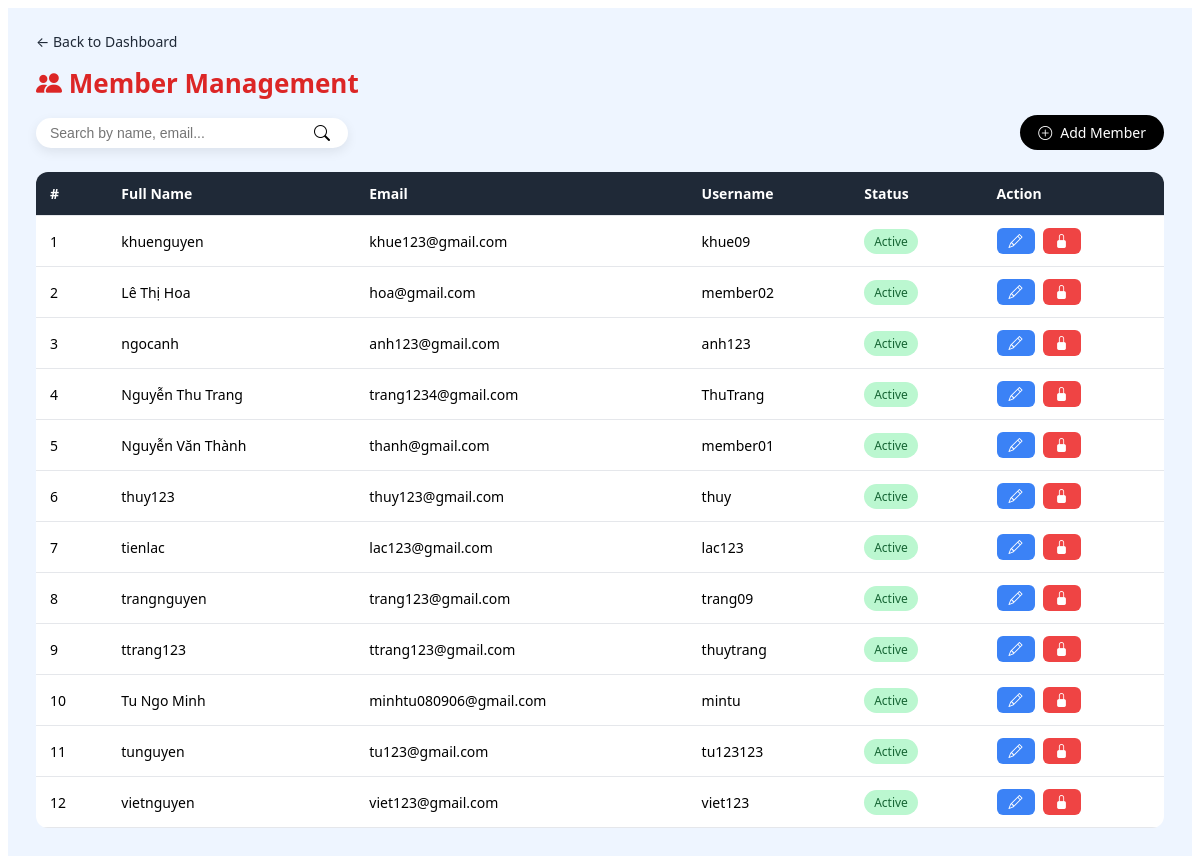
The page /admin/members (signed in) on the database its author committed.
### tables this page shows
CREATE TABLE `users` (
  `user_id` int(11) NOT NULL,
  `username` varchar(255) NOT NULL,
  `password` varchar(255) NOT NULL,
  `full_name` varchar(150) DEFAULT NULL,
  `email` varchar(150) NOT NULL,
  `role` enum('admin','member') DEFAULT 'member',
  `status` enum('active','locked') DEFAULT 'active'
);

### app/core/Controller.php (called while the page is built, shortened)
<?php
class Controller
{
    protected function model($model)
    {
        $modelPath = __DIR__ . '/../models/' . $model . '.php';
        return new $model();
    }
    protected function view($view, $data = [])
    {
        extract($data);
        $viewPath = __DIR__ . '/../views/' . $view . '.php';
        require_once $viewPath;
    }
}

### app/controllers/AdminController.php (called while the page is built, shortened)
<?php
class AdminController extends Controller
{
    public function members()
    {
        $userModel = $this->model('User');
        $data = [
            'members' => $userModel->getAllMembers()
        ];
        $this->view('admin/members', $data);
    }
}

### app/core/Router.php (called while the page is built, shortened)
<?php
class Router
{
    public function run()
    {
        $requestUri = parse_url($_SERVER['REQUEST_URI'], PHP_URL_PATH);
        if (strpos($requestUri, '/public/') !== false) {
            $requestUri = substr($requestUri, strpos($requestUri, '/public/') + 8);
        } elseif (substr($requestUri, -7) === '/public') {
            $requestUri = '';
        } else {
            $requestUri = trim($requestUri, '/');
        }
        $requestUri = trim($requestUri, '/');
        $requestUri = preg_replace('/\.php$/', '', $requestUri);
        $requestUri = preg_replace('/^index\/?/', '', $requestUri);
        $parts = !empty($requestUri) ? explode('/', $requestUri) : [];
        $parts = array_filter($parts, fn($p) => !empty($p));
        $parts = array_values($parts);
        $method = !empty($parts[1]) ? $parts[1] : 'index';
        $params = array_slice($parts, 2);
        $controller = new $controllerName();
        call_user_func_array([$controller, $method], $params);
    }
}

### public/index.php (called while the page is built, shortened)
<?php
require_once __DIR__ . '/../app/config/database.php';
require_once __DIR__ . '/../app/core/Router.php';
require_once __DIR__ . '/../app/core/Controller.php';
require_once __DIR__ . '/../app/core/Model.php';
$router = new Router();
$router->run();

### app/core/Model.php (called while the page is built, shortened)
<?php
class Model {
    public function __construct() {
        $database = new Database();
        $this->db = $database->connect();
    }
}

### app/config/database.php (called while the page is built, shortened)
<?php
class Database {
    private $host = 'localhost';
    private $db_name = 'library_management';
    private $username = 'root';
    private $password = '';
    private $conn;
    public function connect() {
        try {
            $this->conn = new PDO(
                "mysql:host={$this->host};dbname={$this->db_name};charset=utf8",
                $this->username,
                $this->password
            );
            $this->conn->setAttribute(PDO::ATTR_ERRMODE, PDO::ERRMODE_EXCEPTION);
        } catch (PDOException $e) {
            die('Database connection failed: ' . $e->getMessage());
        }
        return $this->conn;
    }
}

### app/models/User.php (called while the page is built, shortened)
<?php
class User extends Model
{
    public function getAllMembers()
    {
        $stmt = $this->db->prepare("
            SELECT *
            FROM users
            WHERE role = 'member'
            ORDER BY full_name ASC
        ");
        $stmt->execute();
        return $stmt->fetchAll(PDO::FETCH_ASSOC);
    }
}

### app/views/admin/members.php (the view, shortened to what this page needs)
<link rel="stylesheet" href="<?= BASE_URL ?>/assets/css/admin-borrow.css">
<link rel="stylesheet" href="<?= BASE_URL ?>/assets/css/admin-members.css">
<link rel="stylesheet" href="https://cdn.jsdelivr.net/npm/bootstrap-icons@1.11.3/font/bootstrap-icons.css">
<div class="borrow-container">
    <div class="borrow-header">
        <a href="<?= BASE_URL ?>/admin/index" class="btn-back">
            ← Back to Dashboard
        </a>
        <div class="borrow-title">
            <h2>
                <i class="bi bi-people-fill"></i>
                Member Management
            </h2>
        </div>
        <div class="borrow-actions">
            <div class="borrow-search">
                <input type="text" id="searchInput" placeholder="Search by name, email...">
                <button type="button">
                    <i class="bi bi-search"></i>
                </button>
            </div>
            <a href="#" onclick="openAddForm()" class="btn-create">
                <i class="bi bi-plus-circle"></i>
                Add Member
            </a>
        </div>
    </div>
    <table class="borrow-table">
        <thead>
            <tr>
                <th>#</th>
                <th>Full Name</th>
                <th>Email</th>
                <th>Username</th>
                <th>Status</th>
                <th>Action</th>
            </tr>
        </thead>
        <tbody id="membersTableBody">
            <?php foreach ($data['members'] as $index => $m): ?>
            <tr>
                <td><?= $index + 1 ?></td>
                <td><?= htmlspecialchars($m['full_name']) ?></td>
                <td><?= htmlspecialchars($m['email']) ?></td>
                <td><?= htmlspecialchars($m['username']) ?></td>
                <td>
                    <?php if ($m['status'] === 'active'): ?>
                    <span class="badge badge-success">Active</span>
                    <?php else: ?>
                    <span class="badge badge-danger">Locked</span>
                    <?php endif; ?>
                </td>
                <td>
                    <div class="action-buttons">
                        <button class="btn-edit" onclick="openEditForm(<?= htmlspecialchars(json_encode($m)) ?>)">
                            <i class="bi bi-pencil"></i>
                        </button>
                        <a href="<?= BASE_URL ?>/admin/member/toggle/<?= $m['user_id'] ?>" class="<?= $m['status'] === 'active' ? 'btn-lock' : 'btn-unlock' ?>">
                            <i class="bi <?= $m['status'] === 'active' ? 'bi-lock-fill' : 'bi-unlock-fill' ?>"></i>
                        </a>
                    </div>
                </td>
            </tr>
            <?php endforeach; ?>
        </tbody>
    </table>
</div>

### public/assets/css/admin-borrow.css (style rules this page uses)
.borrow-container { padding: 24px 28px; background: #eef5ff; min-height: 100vh; font-family: system-ui, -apple-system, BlinkMacSystemFont, "Segoe UI", sans-serif; }
.borrow-header { display: flex; flex-direction: column; gap: 14px; margin-bottom: 22px; }
.btn-back { display: inline-flex; align-items: center; gap: 6px; font-size: 14px; color: #1f2937; text-decoration: none; width: fit-content; }
.borrow-title h2 { margin: 0; font-size: 26px; font-weight: 700; color: #dc2626; }
.borrow-actions { display: flex; align-items: center; justify-content: space-between; gap: 16px; }
.borrow-search { display: flex; align-items: center; background: #ffffff; border-radius: 20px; padding: 6px 12px; box-shadow: 0 4px 12px rgba(0, 0, 0, 0.08); }
.borrow-search input { border: none; outline: none; font-size: 14px; width: 260px; }
.borrow-search button { border: none; background: transparent; cursor: pointer; font-size: 16px; }
.btn-create { display: inline-flex; align-items: center; gap: 8px; padding: 8px 18px; background: #000000; color: #ffffff; border-radius: 18px; font-size: 14px; font-weight: 500; text-decoration: none; }
.borrow-table { width: 100%; border-collapse: collapse; background: #ffffff; border-radius: 12px; overflow: hidden; }
.borrow-table th, .borrow-table td { padding: 12px 14px; border-bottom: 1px solid #e5e7eb; text-align: left; font-size: 14px; }
.borrow-table th { background: #1f2937; color: #ffffff; font-weight: 600; }
.badge { padding: 4px 10px; border-radius: 999px; font-size: 12px; font-weight: 500; }
.badge-success { background: #bbf7d0; color: #166534; }

### public/assets/css/admin-members.css (style rules this page uses)
.action-buttons { display: flex; gap: 8px; }
.btn-edit { padding: 6px 12px; background: #3b82f6; color: white; border: none; border-radius: 6px; cursor: pointer; display: inline-flex; align-items: center; gap: 4px; text-decoration: none; font-size: 14px; }
.btn-lock { padding: 6px 12px; background: #ef4444; color: white; border: none; border-radius: 6px; cursor: pointer; display: inline-flex; align-items: center; gap: 4px; text-decoration: none; font-size: 14px; }

### rows shown on the page
users: full_name "khuenguyen", email "khue123@gmail.com", username "khue09", status "Active"
users: full_name "Lê Thị Hoa", email "hoa@gmail.com", username "member02", status "Active"
users: full_name "ngocanh", email "anh123@gmail.com", username "anh123", status "Active"
users: full_name "Nguyễn Thu Trang", email "trang1234@gmail.com", username "ThuTrang", status "Active"
users: full_name "Nguyễn Văn Thành", email "thanh@gmail.com", username "member01", status "Active"
users: full_name "thuy123", email "thuy123@gmail.com", username "thuy", status "Active"
users: full_name "tienlac", email "lac123@gmail.com", username "lac123", status "Active"
users: full_name "trangnguyen", email "trang123@gmail.com", username "trang09", status "Active"
users: full_name "ttrang123", email "ttrang123@gmail.com", username "thuytrang", status "Active"
users: full_name "Tu Ngo Minh", email "minhtu080906@gmail.com", username "mintu", status "Active"
users: full_name "tunguyen", email "tu123@gmail.com", username "tu123123", status "Active"
users: full_name "vietnguyen", email "viet123@gmail.com", username "viet123", status "Active"
